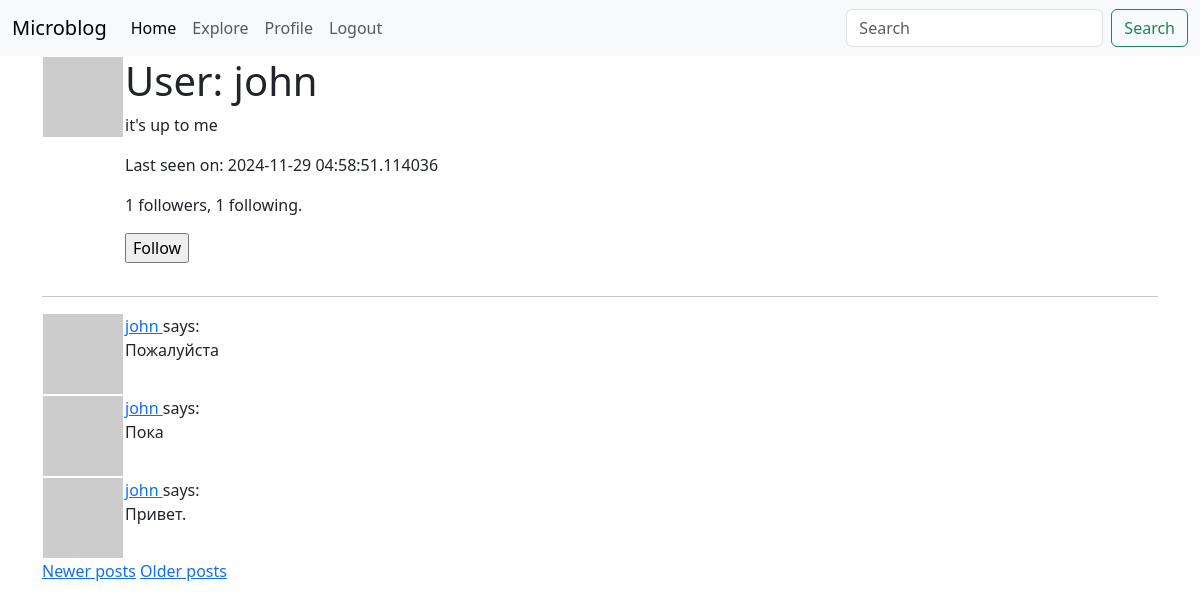
/user/john?page=2 (signed in), run on the app's committed database.
### app/models.py (models this page shows, shortened)
class User(UserMixin, db.Model):
    id: so.Mapped[int] = so.mapped_column(primary_key=True)
    username: so.Mapped[str] = so.mapped_column(sa.String(64), index=True, unique=True)
    email: so.Mapped[str] = so.mapped_column(sa.String(120), index=True, unique=True)
    password_hash: so.Mapped[Optional[str]] = so.mapped_column(sa.String(256))
    about_me: so.Mapped[Optional[str]] = so.mapped_column(sa.String(140))
    last_seen: so.Mapped[Optional[datetime]] = so.mapped_column(default=lambda: datetime.now(timezone.utc))
    following: so.WriteOnlyMapped['User'] = so.relationship(
        secondary=followers, primaryjoin=(followers.c.follower_id == id),
        secondaryjoin=(followers.c.followed_id == id),
        back_populates='followers')
    followers: so.WriteOnlyMapped['User'] = so.relationship(
        secondary=followers, primaryjoin=(followers.c.followed_id == id),
        secondaryjoin=(followers.c.follower_id == id),
        back_populates='following')
    posts: so.WriteOnlyMapped['Post'] = so.relationship(back_populates='author')
    def avatar(self, size):
        digest = md5(self.email.lower().encode('utf-8')).hexdigest()
        return f'https://www.gravatar.com/avatar/{digest}?d=identicon&s={size}'
    def is_following(self, user):
        query = self.following.select().where(User.id == user.id)
        return db.session.scalar(query) is not None
    def followers_count(self):
        query = sa.select(sa.func.count()).select_from(
            self.followers.select().subquery())
        return db.session.scalar(query)
    def following_count(self):
        query = sa.select(sa.func.count()).select_from(
            self.following.select().subquery())
        return db.session.scalar(query)

class Post(db.Model):
    id: so.Mapped[int] = so.mapped_column(primary_key=True)
    body: so.Mapped[str] = so.mapped_column(sa.String(140))
    timestamp: so.Mapped[datetime] = so.mapped_column(index=True, default=lambda: datetime.now(timezone.utc))
    user_id: so.Mapped[int] = so.mapped_column(sa.ForeignKey(User.id), index=True)
    author: so.Mapped[User] = so.relationship(back_populates='posts')

### app/routes.py (the view)
@app.route('/user/<username>')
@login_required
def user(username):
    user = db.first_or_404(sa.select(User).where(User.username == username))
    page = request.args.get('page', 1, type=int)
    query = user.posts.select().order_by(Post.timestamp.desc())
    posts = db.paginate(query, page=page, per_page=app.config['POSTS_PER_PAGE'], error_out=False)
    next_url = url_for('user', username=user.username, page=posts.next_num) if posts.next_num else None
    prev_url = url_for('user', username=user.username, page=posts.prev_num) if posts.prev_num else None
    form = EmptyForm()
    return render_template('user.html', user=user, posts=posts, form=form, next_url=next_url, prev_url=prev_url)

### app/forms.py
class EmptyForm(FlaskForm):
    submit = SubmitField('Submit')

### app/models.py (called while the page is built)
@login.user_loader
def load_user(id):
  return db.session.get(User, int(id))

### app/routes.py (called while the page is built)
@app.before_request
def before_request():
    if current_user.is_authenticated:
        current_user.last_seen = datetime.now(timezone.utc)
        db.session.commit()

### app/templates/user.html (shortened to what this page needs)
{% extends "base.html" %}
{% block content %}
    <table>
        <tr valign="top">
            <td><img src="{{ user.avatar(128) }}"></td>
            <td>
                <h1>User: {{ user.username }}</h1>
                {% if user.about_me %}<p>{{ user.about_me }}</p>{% endif %}
                {% if user.last_seen %}<p>Last seen on: {{ user.last_seen }}</p>{% endif %}
                <p>{{ user.followers_count() }} followers, {{ user.following_count() }} following.</p>
                {% if user == current_user %}
                <p><a href="{{ url_for('edit_profile') }}">Edit your profile</a></p>
                {% elif not current_user.is_following(user) %}
                <p>
                    <form action="{{ url_for('follow', username=user.username) }}" method="post">
                        {{ form.submit(value='Follow') }}
                    </form>
                </p>
                {% endif %}
            </td>
        </tr>
    </table>
    <hr>
    {% for post in posts %}
        {% include "_post.html" %}
    {% endfor %}
    {% if prev_url %}
        <a href="{{ prev_url }}">Newer posts</a>
    {% endif %}
    {% if next_url %}
        <a href="{{ next_url }}">Older posts</a>
    {% endif %}
{% endblock %}

### app/templates/_post.html
    <table>
        <tr valign="top">
            <td><img src="{{ post.author.avatar(36) }}"></td>
            <td>
                <a href="{{ url_for('user', username=post.author.username) }}">
                    {{ post.author.username }}
                </a>
                says:<br>{{ post.body }}
            </td>
        </tr>
    </table>

### data on the page
User: username "john", about_me "it's up to me", last_seen "2024-11-29 04:58:51.114036"
Post: author.username "john", body "Пожалуйста"
Post: author.username "john", body "Пока"
Post: author.username "john", body "Привет."

### other printed values
{{ user.followers_count() }} "1"
{{ user.following_count() }} "1"
